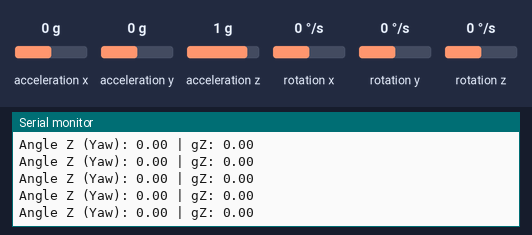
Bench run of a sketch on a simulated Arduino Uno, built with avr-gcc and run on an emulated ATmega328P. Parts: the last lines printed to the serial monitor. Wiring (inferred from the names in the program): MPU-6050 motion sensor at I2C address 0x68. The test bench sets the inputs (shaded band); at power-on: rotation z 0 °/s, acceleration x 0 g, acceleration y 0 g, acceleration z 1 g, rotation x 0 °/s, rotation y 0 °/s.

Above: at 1.2 s.
1.3 s: rotation z set to -192 °/s
At 2.4 s:
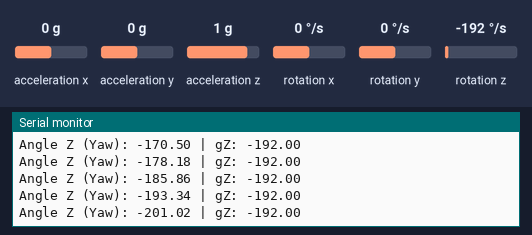
4.3 s: rotation z set to -100 °/s
At 5.2 s:
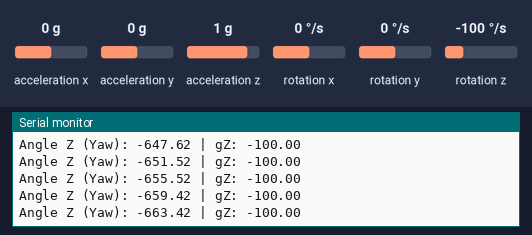
7.3 s: rotation z set to 0 °/s
At 8.4 s:
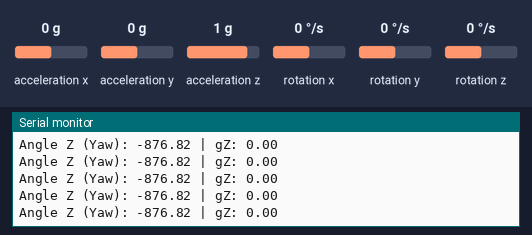
13.3 s: rotation z set to 100 °/s
At 14.1 s:
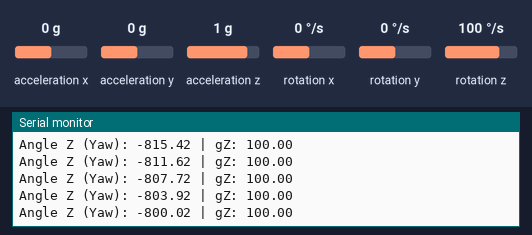
19.3 s: rotation z set to 192 °/s
At 20.4 s:
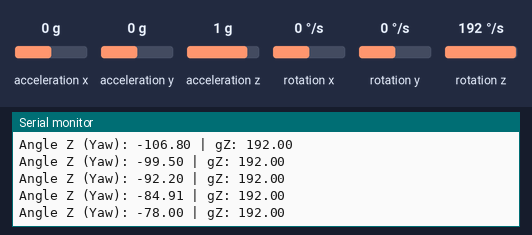
25.3 s: rotation z set to 4 °/s
At 26.3 s:
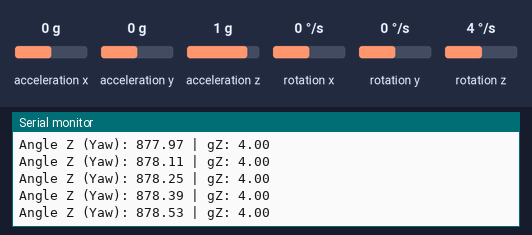
Timing chart, 0 to 28.3 s (numbered marks = the images above; inputs shaded):
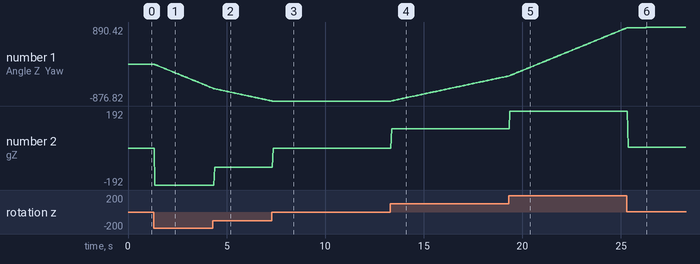

Measured:
- after the input at 1.3 s, the serial monitor: prints a new line after 0.07 s (image 1)
- after the input at 13.3 s, the serial monitor: prints a new line after 0.07 s (image 4)
- plotted number 1: 0 → -565.06 after the input at 1.3 s, -876.82 → -280.62 after the input at 13.3 s
- plotted number 2: 0 → -192 after the input at 1.3 s, 0 → 100 after the input at 13.3 s

The sketch:

checkingSensor.ino
```cpp
#include "Wire.h"

const int MPU_ADDR = 0x68;

int16_t accelerometer_x, accelerometer_y, accelerometer_z;
int16_t gyro_x, gyro_y, gyro_z;
int16_t temperature;

float angleZ = 0.0;
unsigned long prevTime = 0;

void setup() {
  Serial.begin(9600);
  Wire.begin();

  // Wake up MPU6050
  Wire.beginTransmission(MPU_ADDR);
  Wire.write(0x6B);
  Wire.write(0);
  Wire.endTransmission(true);

  prevTime = millis();
}

void loop() {
  // Read sensor data
  Wire.beginTransmission(MPU_ADDR);
  Wire.write(0x3B);
  Wire.endTransmission(false);
  Wire.requestFrom(MPU_ADDR, 14, true);

  accelerometer_x = Wire.read()<<8 | Wire.read();
  accelerometer_y = Wire.read()<<8 | Wire.read();
  accelerometer_z = Wire.read()<<8 | Wire.read();
  temperature     = Wire.read()<<8 | Wire.read();
  gyro_x          = Wire.read()<<8 | Wire.read();
  gyro_y          = Wire.read()<<8 | Wire.read();
  gyro_z          = Wire.read()<<8 | Wire.read();

  // ===== Time calculation =====
  unsigned long currentTime = millis();
  float dt = (currentTime - prevTime) / 1000.0; // seconds
  prevTime = currentTime;

  // ===== Convert gyro Z to deg/s =====
  float gz_dps = gyro_z / 131.0;

  // ===== Integrate to get angle =====
  angleZ += gz_dps * dt;

  // ===== Print results =====
  Serial.print("Angle Z (Yaw): ");
  Serial.print(angleZ);

  Serial.print(" | gZ: ");
  Serial.print(gz_dps);

  Serial.println();

  delay(10); // fast sampling
}
```
